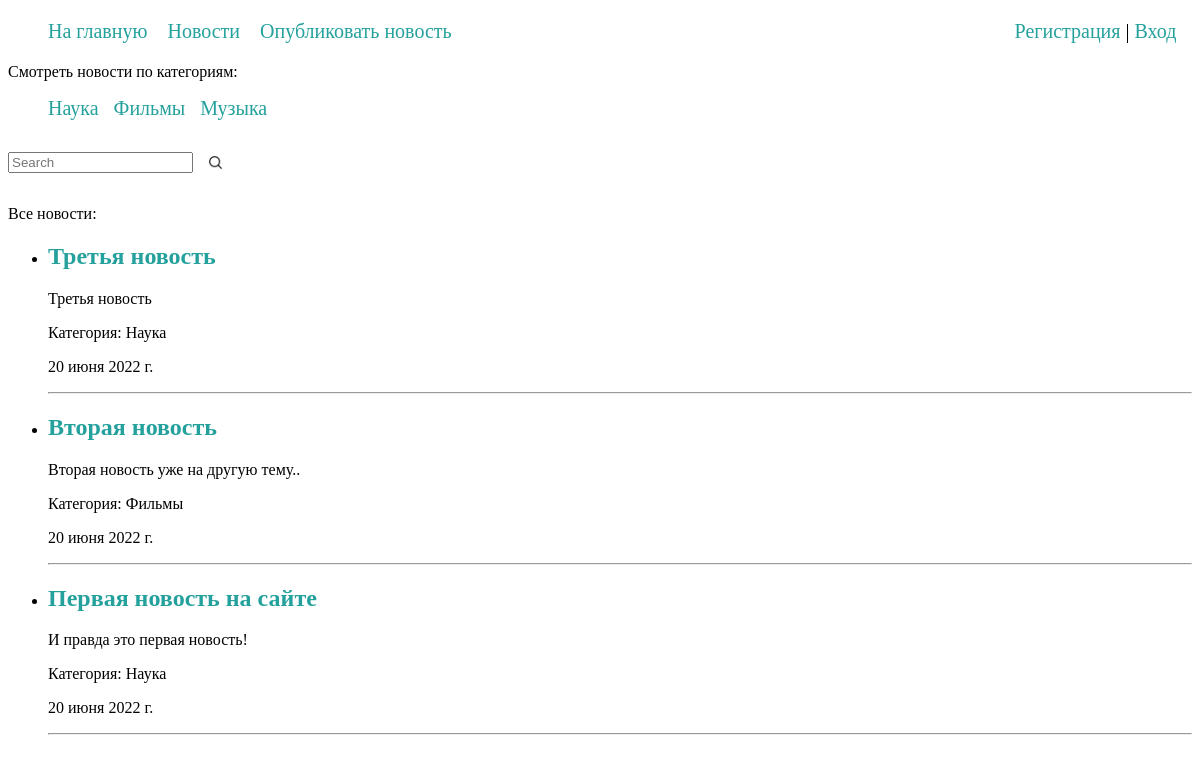
The page /news/ on the database as committed earlier.
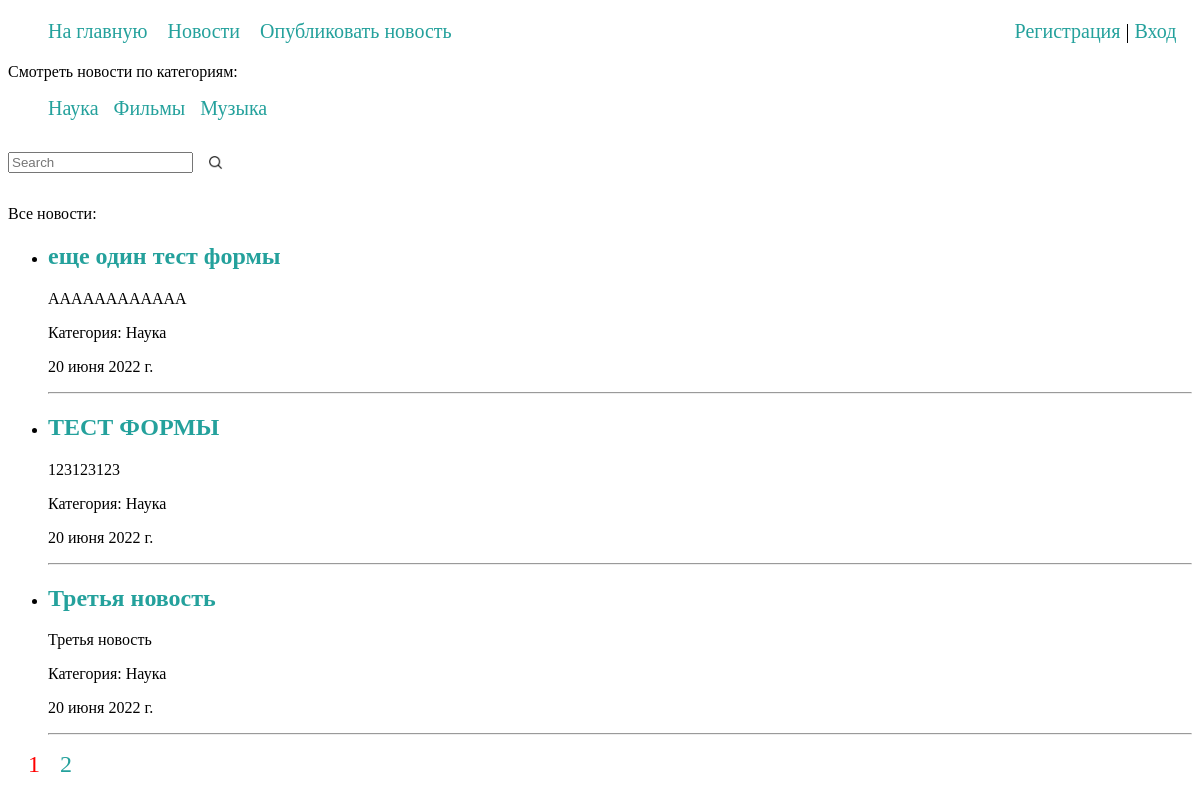
The same page on the database as committed later.
### news/models.py (models this page shows, shortened)
class Category(models.Model):
    name = models.CharField(max_length=100, db_index=True, verbose_name='Категория')
    slug = models.SlugField(max_length=255, db_index=True, unique=True, verbose_name='URL')
    def __str__(self):
        return self.name
    def get_absolute_url(self):
        return reverse('category', kwargs={'cat_slug': self.slug})
    class Meta:
        verbose_name = 'Категории'
        verbose_name_plural = 'Категории'
        ordering = ['id']

class News(models.Model):
    title = models.CharField(max_length=255, verbose_name='Заголовок')
    content = models.TextField(blank=False, verbose_name='Текст новости')
    category = models.CharField(max_length=100)
    time_created = models.DateTimeField(auto_now_add=True)
    cat = models.ForeignKey('Category', on_delete=models.CASCADE, null=True, verbose_name='Категория')
    def get_absolute_url(self):
        return reverse('newsById', kwargs={'news_id': self.pk})
    class Meta:
        verbose_name = 'Новости'
        verbose_name_plural = 'Новости'
        ordering = ['-time_created', 'title']

### news/views.py (the view)
# urls.py: path('news/', AllNews.as_view(), name='news'),
class AllNews(DataMixin, ListView):
    model = News
    template_name = "news/news.html"
    context_object_name = 'posts'
    paginate_by = 3
    def get_context_data(self, *,object_list=None, **kwargs):
        context = super().get_context_data(**kwargs)
        context['form'] = SearchNews()
        mix_def = self.get_user_context(title='Новости')
        return dict(list(context.items()) + list(mix_def.items()))

### news/forms.py
class SearchNews(forms.Form):
    searchBy = forms.CharField(max_length=150, label="", help_text="",
                               widget=forms.TextInput(attrs={'placeholder': 'Search'}))

### news/utils.py (called while the page is built)
    def get_user_context(self, **kwargs):
        context = kwargs
        cats = Category.objects.all()
        context['menu'] = menu
        context['cats'] = cats
        return context

### news/templates/news/news.html (shortened to what this page needs)
{% extends 'news/base.html' %}
{% load static %}
{% block content %}
<p>Смотреть новости по категориям:</p>
<div class="divcat">
<ul class="cati">
{% for c in cats %}
     <li>
         <a href="{{ c.get_absolute_url }}">{{c.name}}</a>
     </li>
{% endfor %}
</ul>
</div>
    <form action="searchBy?page=1" method="post" class="forSearch">
        {% for f in form %}
            <p class="formfield"><label for="{{ f.id_for_label }}">{{ f.label }} </label>{{ f }}</p>
        {% endfor %}
        <input type="image" class="searchBtn" src="{% static 'news/img/search.png' %}" border="0" alt="Submit" />
    </form>
<p>Все новости:</p>
<ul>
{% for p in posts %}
    <li>
        <h2><a href="{{ p.get_absolute_url }}">{{p.title}}</a></h2>
        <p>{{p.content}}</p>
        <p>Категория: {{p.cat}}</p>
        <P>{{p.time_created|date:""}}</P>
    </li>
    <hr>
{% endfor %}
</ul>
{% if page_obj.has_other_pages %}
<nav class="paginate">
    <ul class="forPaginate">
        <li>
            {% if page_obj.number == 1 %}
            <a href="?page=1" style="color: red;">1</a>
            {% else %}
            <a href="?page=1">1</a>
            {% endif %}
        </li>
        <li>
            {% if page_obj.number == page_obj.paginator.num_pages %}
            <a href="?page={{ page_obj.paginator.num_pages }}" style="color: red;">{{ page_obj.paginator.num_pages }}</a>
            {% else %}
            <a href="?page={{ page_obj.paginator.num_pages }}">{{ page_obj.paginator.num_pages }}</a>
            {% endif %}
        </li>
    </ul>
</nav>
{% endif %}
{% endblock %}

Rows that differ between the two databases and show on the page:
no longer on this page (row unchanged): News: title "Вторая новость", content "Вторая новость уже на другую тему..", cat "Фильмы", time_created "20 июня 2022 г."
no longer on this page (row unchanged): News: title "Первая новость на сайте", content "И правда это первая новость!", cat "Наука", time_created "20 июня 2022 г."
added News: title "еще один тест формы", content "АААААААААААА", cat "Наука", time_created "20 июня 2022 г."
added News: title "ТЕСТ ФОРМЫ", content "123123123", cat "Наука", time_created "20 июня 2022 г."
Other text that changed with them:
{{ page_obj.paginator.num_pages }}: (not shown) → "2"
text now shown: "1"
